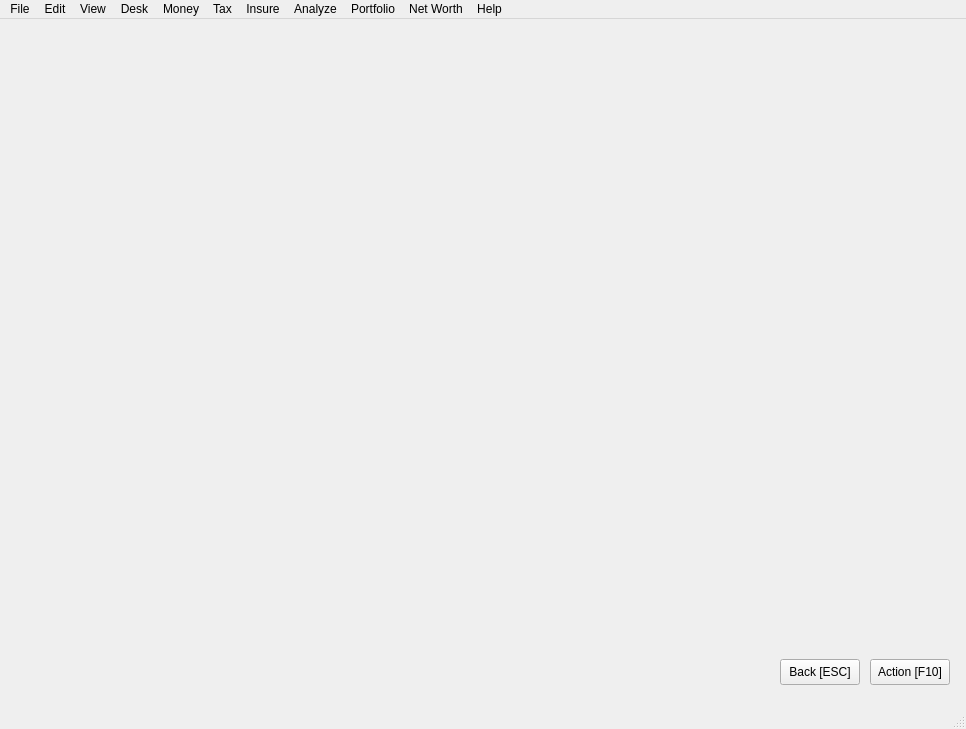
<?xml version="1.0" encoding="UTF-8"?>
<ui version="4.0">
 <class>MainWindow</class>
 <widget class="QMainWindow" name="MainWindow">
  <property name="geometry">
   <rect>
    <x>0</x>
    <y>0</y>
    <width>966</width>
    <height>729</height>
   </rect>
  </property>
  <property name="windowTitle">
   <string>MainWindow</string>
  </property>
  <widget class="QWidget" name="centralwidget">
   <widget class="QPushButton" name="btnBack">
    <property name="geometry">
     <rect>
      <x>780</x>
      <y>640</y>
      <width>80</width>
      <height>26</height>
     </rect>
    </property>
    <property name="text">
     <string>Back [ESC]</string>
    </property>
   </widget>
   <widget class="QPushButton" name="btnAction">
    <property name="geometry">
     <rect>
      <x>870</x>
      <y>640</y>
      <width>80</width>
      <height>26</height>
     </rect>
    </property>
    <property name="text">
     <string>Action [F10]</string>
    </property>
   </widget>
  </widget>
  <widget class="QMenuBar" name="menubar">
   <property name="geometry">
    <rect>
     <x>0</x>
     <y>0</y>
     <width>966</width>
     <height>23</height>
    </rect>
   </property>
   <widget class="QMenu" name="menuFile">
    <property name="title">
     <string>File</string>
    </property>
    <addaction name="actionHello_New_User"/>
    <addaction name="actionNew"/>
    <addaction name="actionOpen"/>
    <addaction name="actionSave"/>
    <addaction name="actionSave_As"/>
    <addaction name="actionClose"/>
    <addaction name="actionRevert"/>
    <addaction name="actionExit"/>
   </widget>
   <widget class="QMenu" name="menuEdit">
    <property name="title">
     <string>Edit</string>
    </property>
    <addaction name="actionUndo"/>
    <addaction name="actionRedo"/>
    <addaction name="actionCopy"/>
    <addaction name="actionCut"/>
    <addaction name="actionPaste"/>
    <addaction name="actionPreferences"/>
   </widget>
   <widget class="QMenu" name="menuView">
    <property name="title">
     <string>View</string>
    </property>
    <addaction name="actionSidebar"/>
    <addaction name="actionMessage_Panel"/>
    <addaction name="actionNotifications"/>
   </widget>
   <widget class="QMenu" name="menuDesk">
    <property name="title">
     <string>Desk</string>
    </property>
    <addaction name="actionTime_Summary"/>
    <addaction name="separator"/>
    <addaction name="actionAppointments"/>
    <addaction name="actionPhone_Calls"/>
    <addaction name="actionContacts"/>
    <addaction name="actionTodo_Lists"/>
    <addaction name="separator"/>
    <addaction name="actionDate_Display"/>
    <addaction name="actionWord_Processor"/>
    <addaction name="actionCalculator"/>
   </widget>
   <widget class="QMenu" name="menuMoney">
    <property name="title">
     <string>Money</string>
    </property>
    <addaction name="actionCheck_Register"/>
    <addaction name="separator"/>
    <addaction name="actionMoney_Accounts"/>
    <addaction name="actionSpend_Money"/>
    <addaction name="actionRecieve_Money"/>
    <addaction name="actionTransfer_Money"/>
    <addaction name="separator"/>
    <addaction name="actionPrint_Checks"/>
    <addaction name="actionCheckFree"/>
    <addaction name="actionReconcile_Account"/>
    <addaction name="actionQuick_List"/>
    <addaction name="actionAlert_List"/>
    <addaction name="separator"/>
    <addaction name="actionFinancial_Reports"/>
    <addaction name="actionBudget_Categories"/>
    <addaction name="actionLoan_Records"/>
    <addaction name="actionForecasting"/>
   </widget>
   <widget class="QMenu" name="menuTax">
    <property name="title">
     <string>Tax</string>
    </property>
   </widget>
   <widget class="QMenu" name="menuInsure">
    <property name="title">
     <string>Insure</string>
    </property>
    <addaction name="actionLife_Expectancy"/>
    <addaction name="actionLife_Insurance_Needs"/>
    <addaction name="actionLife_Insurance_Costs"/>
    <addaction name="actionInsurance_Organizer"/>
    <addaction name="actionVital_Records"/>
   </widget>
   <widget class="QMenu" name="menuAnalyze">
    <property name="title">
     <string>Analyze</string>
    </property>
    <addaction name="actionCompound_Interest"/>
    <addaction name="actionInflator_Deflator"/>
    <addaction name="actionLoans_and_Annuities"/>
    <addaction name="actionYield_to_Maturity"/>
    <addaction name="actionSavings_Accounts_Deals"/>
    <addaction name="actionDays_Between_Dates"/>
    <addaction name="separator"/>
    <addaction name="actionLoan_Amortization"/>
    <addaction name="actionMortgage_Refinancing"/>
    <addaction name="actionHome_Affordability"/>
    <addaction name="actionRental_Properties"/>
    <addaction name="actionBuy_Lease_Rent"/>
    <addaction name="actionInvestment_Analysis"/>
    <addaction name="separator"/>
    <addaction name="actionGoal_Planning"/>
    <addaction name="actionTuition_Planning"/>
    <addaction name="actionRetirement_Planning"/>
   </widget>
   <widget class="QMenu" name="menuPortfolio">
    <property name="title">
     <string>Portfolio</string>
    </property>
    <addaction name="actionDisplay_Assets"/>
    <addaction name="actionPortfolio_Accounts"/>
    <addaction name="actionBuy_Assets"/>
    <addaction name="actionSell_Assets"/>
    <addaction name="actionSplit_Stocks"/>
    <addaction name="separator"/>
    <addaction name="actionUpdate_Prices"/>
    <addaction name="actionRecord_Income"/>
    <addaction name="actionAnalyze_Assets"/>
    <addaction name="actionView_Income"/>
    <addaction name="separator"/>
    <addaction name="actionPortfolio_Reports"/>
    <addaction name="actionQuotelink"/>
    <addaction name="actionFinancial_Reminders"/>
    <addaction name="actionBullishness_Index"/>
   </widget>
   <widget class="QMenu" name="menuNet_Worth">
    <property name="title">
     <string>Net Worth</string>
    </property>
    <addaction name="actionYour_Net_Worth"/>
    <addaction name="actionNet_Worth_History"/>
    <addaction name="separator"/>
    <addaction name="actionAsset_Allocation"/>
   </widget>
   <widget class="QMenu" name="menuHelp">
    <property name="title">
     <string>Help</string>
    </property>
    <addaction name="actionAbout"/>
    <addaction name="actionQuick_Key"/>
    <addaction name="actionMym_mym_Manual"/>
   </widget>
   <addaction name="menuFile"/>
   <addaction name="menuEdit"/>
   <addaction name="menuView"/>
   <addaction name="menuDesk"/>
   <addaction name="menuMoney"/>
   <addaction name="menuTax"/>
   <addaction name="menuInsure"/>
   <addaction name="menuAnalyze"/>
   <addaction name="menuPortfolio"/>
   <addaction name="menuNet_Worth"/>
   <addaction name="menuHelp"/>
  </widget>
  <widget class="QStatusBar" name="statusbar"/>
  <action name="actionAbout">
   <property name="text">
    <string>About</string>
   </property>
  </action>
  <action name="actionOpen">
   <property name="text">
    <string>Open</string>
   </property>
  </action>
  <action name="actionSave">
   <property name="text">
    <string>Save</string>
   </property>
  </action>
  <action name="actionSave_As">
   <property name="text">
    <string>Save As</string>
   </property>
  </action>
  <action name="actionClose">
   <property name="text">
    <string>Close</string>
   </property>
  </action>
  <action name="actionCheck_Register">
   <property name="text">
    <string>Check Register</string>
   </property>
  </action>
  <action name="actionMoney_Accounts">
   <property name="text">
    <string>Money Accounts</string>
   </property>
  </action>
  <action name="actionSpend_Money">
   <property name="text">
    <string>Spend Money</string>
   </property>
  </action>
  <action name="actionRecieve_Money">
   <property name="text">
    <string>Recieve Money</string>
   </property>
  </action>
  <action name="actionTransfer_Money">
   <property name="text">
    <string>Transfer Money</string>
   </property>
  </action>
  <action name="actionPrint_Checks">
   <property name="text">
    <string>Print Checks</string>
   </property>
  </action>
  <action name="actionCheckFree">
   <property name="text">
    <string>BillPay Interface</string>
   </property>
  </action>
  <action name="actionReconcile_Account">
   <property name="text">
    <string>Reconcile Account</string>
   </property>
  </action>
  <action name="actionQuick_List">
   <property name="text">
    <string>Quick List</string>
   </property>
  </action>
  <action name="actionAlert_List">
   <property name="text">
    <string>Alert List</string>
   </property>
  </action>
  <action name="actionFinancial_Reports">
   <property name="text">
    <string>Financial Reports</string>
   </property>
  </action>
  <action name="actionBudget_Categories">
   <property name="text">
    <string>Budget Categories</string>
   </property>
  </action>
  <action name="actionLoan_Records">
   <property name="text">
    <string>Loan Records</string>
   </property>
  </action>
  <action name="actionForecasting">
   <property name="text">
    <string>Forecasting</string>
   </property>
  </action>
  <action name="actionHello_New_User">
   <property name="text">
    <string>Hello, New User</string>
   </property>
  </action>
  <action name="actionNew">
   <property name="text">
    <string>New</string>
   </property>
  </action>
  <action name="actionRevert">
   <property name="text">
    <string>Revert</string>
   </property>
  </action>
  <action name="actionExit">
   <property name="text">
    <string>Exit</string>
   </property>
  </action>
  <action name="actionCopy">
   <property name="text">
    <string>Copy</string>
   </property>
  </action>
  <action name="actionCut">
   <property name="text">
    <string>Cut</string>
   </property>
  </action>
  <action name="actionPaste">
   <property name="text">
    <string>Paste</string>
   </property>
  </action>
  <action name="actionPreferences">
   <property name="text">
    <string>Preferences</string>
   </property>
  </action>
  <action name="actionUndo">
   <property name="text">
    <string>Undo</string>
   </property>
  </action>
  <action name="actionRedo">
   <property name="text">
    <string>Redo</string>
   </property>
  </action>
  <action name="actionTime_Summary">
   <property name="text">
    <string>Time Summary</string>
   </property>
  </action>
  <action name="actionAppointments">
   <property name="text">
    <string>Appointments</string>
   </property>
  </action>
  <action name="actionPhone_Calls">
   <property name="text">
    <string>Phone Calls</string>
   </property>
  </action>
  <action name="actionTodo_Lists">
   <property name="text">
    <string>Todo Lists</string>
   </property>
  </action>
  <action name="actionContacts">
   <property name="text">
    <string>Contacts</string>
   </property>
  </action>
  <action name="actionWord_Processor">
   <property name="text">
    <string>Word Processor</string>
   </property>
  </action>
  <action name="actionDate_Display">
   <property name="text">
    <string>Date Display</string>
   </property>
  </action>
  <action name="actionCalculator">
   <property name="text">
    <string>Calculator</string>
   </property>
  </action>
  <action name="actionQuick_Key">
   <property name="text">
    <string>Quick Key </string>
   </property>
  </action>
  <action name="actionMym_mym_Manual">
   <property name="text">
    <string>Mym (mym) Manual</string>
   </property>
  </action>
  <action name="actionSidebar">
   <property name="text">
    <string>Sidebar</string>
   </property>
  </action>
  <action name="actionMessage_Panel">
   <property name="text">
    <string>Message Panel</string>
   </property>
  </action>
  <action name="actionNotifications">
   <property name="text">
    <string>Notifications</string>
   </property>
  </action>
  <action name="actionLife_Expectancy">
   <property name="text">
    <string>Life Expectancy</string>
   </property>
  </action>
  <action name="actionLife_Insurance_Needs">
   <property name="text">
    <string>Life Insurance Needs</string>
   </property>
  </action>
  <action name="actionLife_Insurance_Costs">
   <property name="text">
    <string>Life Insurance Costs</string>
   </property>
  </action>
  <action name="actionInsurance_Organizer">
   <property name="text">
    <string>Insurance Organizer</string>
   </property>
  </action>
  <action name="actionVital_Records">
   <property name="text">
    <string>Vital Records Vault</string>
   </property>
  </action>
  <action name="actionCompound_Interest">
   <property name="text">
    <string>Compound Interest</string>
   </property>
  </action>
  <action name="actionInflator_Deflator">
   <property name="text">
    <string>Inflator/Deflator</string>
   </property>
  </action>
  <action name="actionLoans_and_Annuities">
   <property name="text">
    <string>Loans and Annuities</string>
   </property>
  </action>
  <action name="actionYield_to_Maturity">
   <property name="text">
    <string>Yield to Maturity</string>
   </property>
  </action>
  <action name="actionSavings_Accounts_Deals">
   <property name="text">
    <string>Savings Accounts Deals</string>
   </property>
  </action>
  <action name="actionDays_Between_Dates">
   <property name="text">
    <string>Days Between Dates</string>
   </property>
  </action>
  <action name="actionLoan_Amortization">
   <property name="text">
    <string>Loan Amortization</string>
   </property>
  </action>
  <action name="actionMortgage_Refinancing">
   <property name="text">
    <string>Mortgage Refinancing</string>
   </property>
  </action>
  <action name="actionHome_Affordability">
   <property name="text">
    <string>Home Affordability</string>
   </property>
  </action>
  <action name="actionRental_Properties">
   <property name="text">
    <string>Rental Properties</string>
   </property>
  </action>
  <action name="actionBuy_Lease_Rent">
   <property name="text">
    <string>Buy/Lease/Rent</string>
   </property>
  </action>
  <action name="actionInvestment_Analysis">
   <property name="text">
    <string>Investment Analysis</string>
   </property>
  </action>
  <action name="actionGoal_Planning">
   <property name="text">
    <string>Goal Planning</string>
   </property>
  </action>
  <action name="actionTuition_Planning">
   <property name="text">
    <string>Tuition Planning</string>
   </property>
  </action>
  <action name="actionRetirement_Planning">
   <property name="text">
    <string>Retirement Planning</string>
   </property>
  </action>
  <action name="actionDisplay_Assets">
   <property name="text">
    <string>Display Assets</string>
   </property>
  </action>
  <action name="actionPortfolio_Accounts">
   <property name="text">
    <string>Portfolio Accounts</string>
   </property>
  </action>
  <action name="actionBuy_Assets">
   <property name="text">
    <string>Buy Assets</string>
   </property>
  </action>
  <action name="actionSell_Assets">
   <property name="text">
    <string>Sell Assets</string>
   </property>
  </action>
  <action name="actionSplit_Stocks">
   <property name="text">
    <string>Split Stocks</string>
   </property>
  </action>
  <action name="actionUpdate_Prices">
   <property name="text">
    <string>Update Prices</string>
   </property>
  </action>
  <action name="actionRecord_Income">
   <property name="text">
    <string>Record Income</string>
   </property>
  </action>
  <action name="actionAnalyze_Assets">
   <property name="text">
    <string>Analyze Assets</string>
   </property>
  </action>
  <action name="actionView_Income">
   <property name="text">
    <string>View Income</string>
   </property>
  </action>
  <action name="actionPortfolio_Reports">
   <property name="text">
    <string>Portfolio Reports</string>
   </property>
  </action>
  <action name="actionQuotelink">
   <property name="text">
    <string>Quotelink</string>
   </property>
  </action>
  <action name="actionFinancial_Reminders">
   <property name="text">
    <string>Financial Reminders</string>
   </property>
  </action>
  <action name="actionBullishness_Index">
   <property name="text">
    <string>Bullishness Index</string>
   </property>
  </action>
  <action name="actionYour_Net_Worth">
   <property name="text">
    <string>Your Net Worth</string>
   </property>
  </action>
  <action name="actionNet_Worth_History">
   <property name="text">
    <string>Net Worth History</string>
   </property>
  </action>
  <action name="actionAsset_Allocation">
   <property name="text">
    <string>Asset Allocation</string>
   </property>
  </action>
 </widget>
 <resources/>
 <connections/>
</ui>
